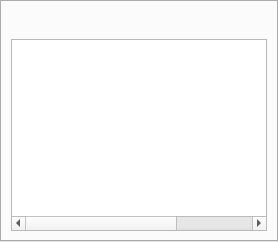
    <widget class="QTabWidget" name="tabWidget">
    <property name="currentIndex">
      <number>0</number>
    </property>
    <property name="tabBarAutoHide">
      <bool>true</bool>
    </property>
    <widget class="QWidget" name="tab">
      <property name="enabled">
      <bool>true</bool>
      </property>
      <attribute name="title">
      <string>Page</string>
      </attribute>
      <layout class="QVBoxLayout" name="verticalLayout_7">
      <item>
        <layout class="QHBoxLayout" name="horizontalLayout_7">
        <property name="spacing">
          <number>0</number>
        </property>
        <item>
          <widget class="QPushButton" name="runButton">
          <property name="enabled">
            <bool>false</bool>
          </property>
          <property name="sizePolicy">
            <sizepolicy hsizetype="Fixed" vsizetype="Fixed">
            <horstretch>0</horstretch>
            <verstretch>0</verstretch>
            </sizepolicy>
          </property>
          <property name="toolTip">
            <string>Run</string>
          </property>
          <property name="icon">
            <iconset>
            <normaloff>run.svg</normaloff>run.svg</iconset>
          </property>
          <property name="iconSize">
            <size>
            <width>14</width>
            <height>14</height>
            </size>
          </property>
          <property name="flat">
            <bool>true</bool>
          </property>
          </widget>
        </item>
        <item>
          <widget class="QPushButton" name="pauseButton">
          <property name="sizePolicy">
            <sizepolicy hsizetype="Fixed" vsizetype="Fixed">
            <horstretch>0</horstretch>
            <verstretch>0</verstretch>
            </sizepolicy>
          </property>
          <property name="toolTip">
            <string>Pause</string>
          </property>
          <property name="icon">
            <iconset>
            <normaloff>pause.svg</normaloff>pause.svg</iconset>
          </property>
          <property name="iconSize">
            <size>
            <width>14</width>
            <height>14</height>
            </size>
          </property>
          <property name="flat">
            <bool>true</bool>
          </property>
          </widget>
        </item>
        <item>
          <widget class="QPushButton" name="stopButton">
          <property name="enabled">
            <bool>true</bool>
          </property>
          <property name="toolTip">
            <string>Stop</string>
          </property>
          <property name="icon">
            <iconset>
            <normaloff>stop.svg</normaloff>stop.svg</iconset>
          </property>
          <property name="iconSize">
            <size>
            <width>14</width>
            <height>14</height>
            </size>
          </property>
          <property name="flat">
            <bool>true</bool>
          </property>
          </widget>
        </item>
        <item>
          <widget class="QPushButton" name="stepButton">
          <property name="enabled">
            <bool>false</bool>
          </property>
          <property name="toolTip">
            <string>Step</string>
          </property>
          <property name="icon">
            <iconset>
            <normaloff>step.svg</normaloff>step.svg</iconset>
          </property>
          <property name="iconSize">
            <size>
            <width>14</width>
            <height>14</height>
            </size>
          </property>
          <property name="autoRepeat">
            <bool>true</bool>
          </property>
          <property name="flat">
            <bool>true</bool>
          </property>
          </widget>
        </item>
        <item>
          <spacer name="horizontalSpacer">
          <property name="orientation">
            <enum>Qt::Horizontal</enum>
          </property>
          <property name="sizeHint" stdset="0">
            <size>
            <width>40</width>
            <height>20</height>
            </size>
          </property>
          </spacer>
        </item>
        </layout>
      </item>
      <item>
        <widget class="QTableWidget" name="listingTable">
        <property name="focusPolicy">
          <enum>Qt::NoFocus</enum>
        </property>
        <property name="editTriggers">
          <set>QAbstractItemView::DoubleClicked|QAbstractItemView::EditKeyPressed</set>
        </property>
        <property name="selectionMode">
          <enum>QAbstractItemView::SingleSelection</enum>
        </property>
        <property name="selectionBehavior">
          <enum>QAbstractItemView::SelectRows</enum>
        </property>
        <property name="showGrid">
          <bool>false</bool>
        </property>
        <property name="columnCount">
          <number>3</number>
        </property>
        <property name="key" stdset="0">
          <string>LISTING</string>
        </property>
        <property name="type" stdset="0">
          <string>listing</string>
        </property>
        <attribute name="horizontalHeaderVisible">
          <bool>false</bool>
        </attribute>
        <attribute name="horizontalHeaderStretchLastSection">
          <bool>true</bool>
        </attribute>
        <attribute name="verticalHeaderVisible">
          <bool>false</bool>
        </attribute>
        <attribute name="verticalHeaderMinimumSectionSize">
          <number>0</number>
        </attribute>
        <column/>
        <column/>
        <column/>
        </widget>
      </item>
      </layout>
    </widget>
    </widget>
